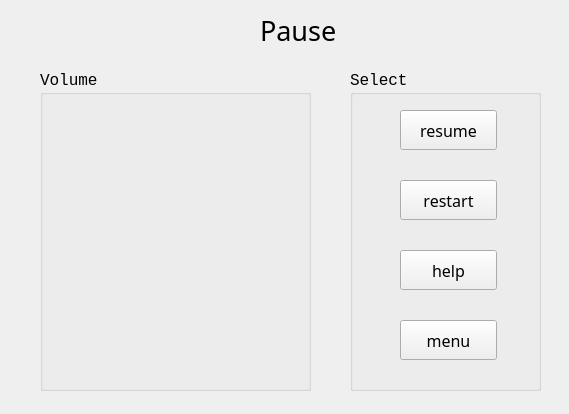
<?xml version="1.0" encoding="UTF-8"?>
<ui version="4.0">
 <class>PauseWidget</class>
 <widget class="QWidget" name="PauseWidget">
  <property name="geometry">
   <rect>
    <x>0</x>
    <y>0</y>
    <width>569</width>
    <height>414</height>
   </rect>
  </property>
  <property name="windowTitle">
   <string>Form</string>
  </property>
  <widget class="QLabel" name="label">
   <property name="geometry">
    <rect>
     <x>260</x>
     <y>10</y>
     <width>91</width>
     <height>41</height>
    </rect>
   </property>
   <property name="font">
    <font>
     <family>微软雅黑</family>
     <pointsize>20</pointsize>
     <weight>50</weight>
     <bold>false</bold>
    </font>
   </property>
   <property name="text">
    <string>Pause</string>
   </property>
  </widget>
  <widget class="QGroupBox" name="groupBox">
   <property name="geometry">
    <rect>
     <x>350</x>
     <y>70</y>
     <width>191</width>
     <height>321</height>
    </rect>
   </property>
   <property name="font">
    <font>
     <family>Consolas</family>
     <pointsize>12</pointsize>
    </font>
   </property>
   <property name="title">
    <string>Select</string>
   </property>
   <widget class="QPushButton" name="menuBtn">
    <property name="geometry">
     <rect>
      <x>50</x>
      <y>250</y>
      <width>97</width>
      <height>40</height>
     </rect>
    </property>
    <property name="sizePolicy">
     <sizepolicy hsizetype="Fixed" vsizetype="Fixed">
      <horstretch>0</horstretch>
      <verstretch>0</verstretch>
     </sizepolicy>
    </property>
    <property name="font">
     <font>
      <family>微软雅黑</family>
      <pointsize>12</pointsize>
     </font>
    </property>
    <property name="text">
     <string>menu</string>
    </property>
   </widget>
   <widget class="QPushButton" name="resumeBtn">
    <property name="geometry">
     <rect>
      <x>50</x>
      <y>40</y>
      <width>97</width>
      <height>40</height>
     </rect>
    </property>
    <property name="font">
     <font>
      <family>微软雅黑</family>
      <pointsize>12</pointsize>
     </font>
    </property>
    <property name="text">
     <string>resume</string>
    </property>
   </widget>
   <widget class="QPushButton" name="helpBtn">
    <property name="geometry">
     <rect>
      <x>50</x>
      <y>180</y>
      <width>97</width>
      <height>40</height>
     </rect>
    </property>
    <property name="font">
     <font>
      <family>微软雅黑</family>
      <pointsize>12</pointsize>
     </font>
    </property>
    <property name="text">
     <string>help</string>
    </property>
   </widget>
   <widget class="QPushButton" name="restartBtn">
    <property name="geometry">
     <rect>
      <x>50</x>
      <y>110</y>
      <width>97</width>
      <height>40</height>
     </rect>
    </property>
    <property name="font">
     <font>
      <family>微软雅黑</family>
      <pointsize>12</pointsize>
     </font>
    </property>
    <property name="text">
     <string>restart</string>
    </property>
   </widget>
  </widget>
  <widget class="QGroupBox" name="groupBox_2">
   <property name="geometry">
    <rect>
     <x>40</x>
     <y>70</y>
     <width>271</width>
     <height>321</height>
    </rect>
   </property>
   <property name="font">
    <font>
     <family>Consolas</family>
     <pointsize>12</pointsize>
    </font>
   </property>
   <property name="title">
    <string>Volume</string>
   </property>
  </widget>
 </widget>
 <resources/>
 <connections/>
</ui>
